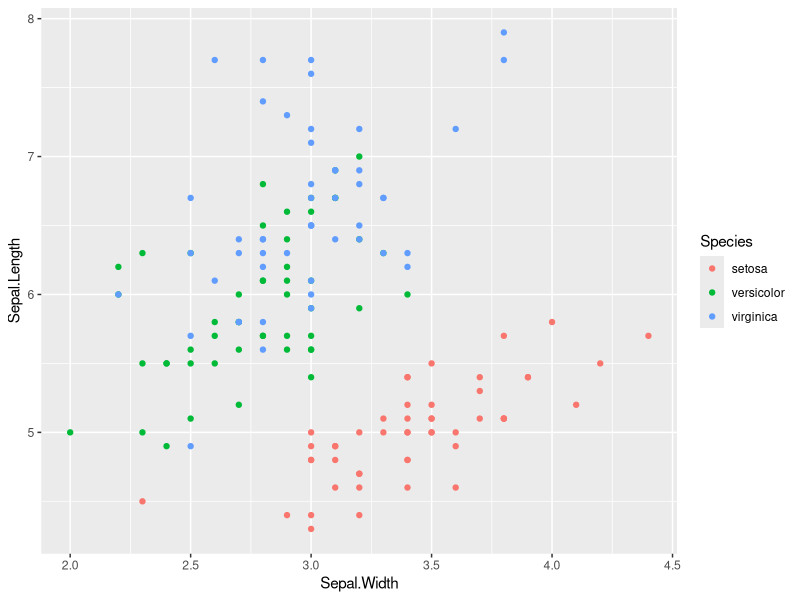
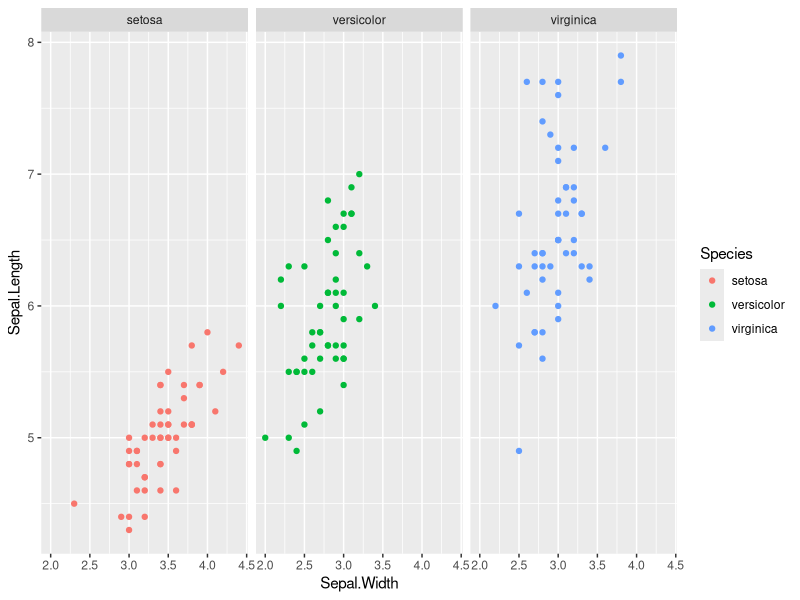
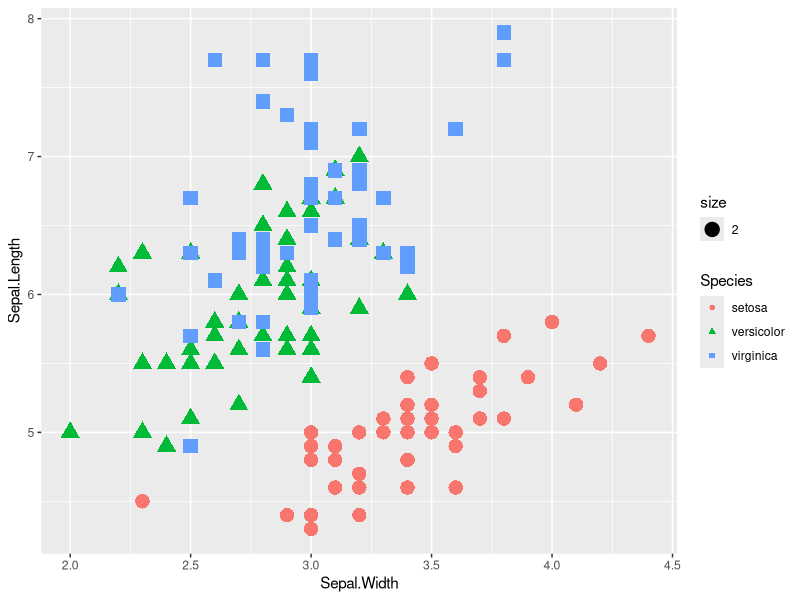
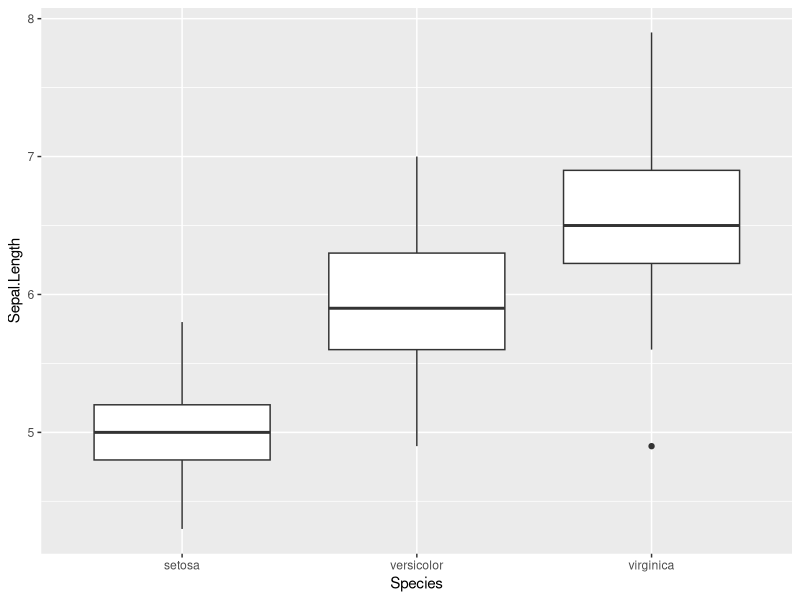
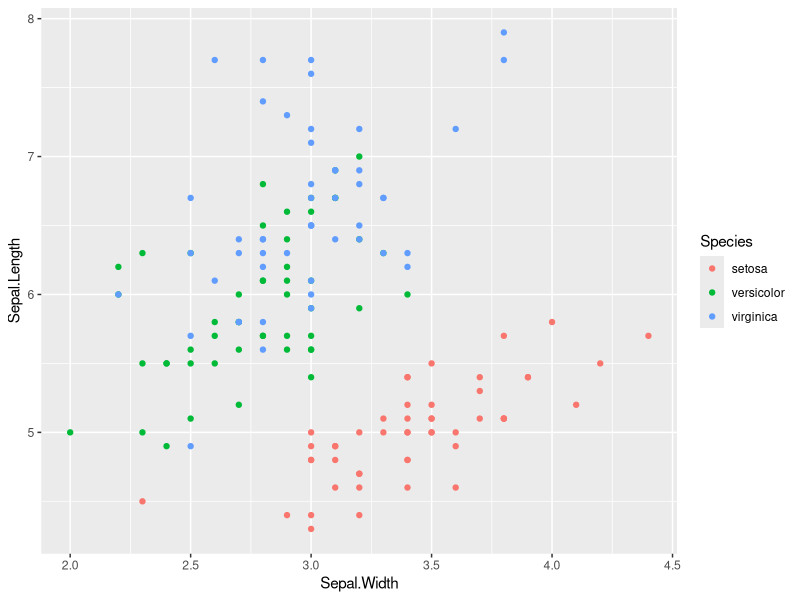
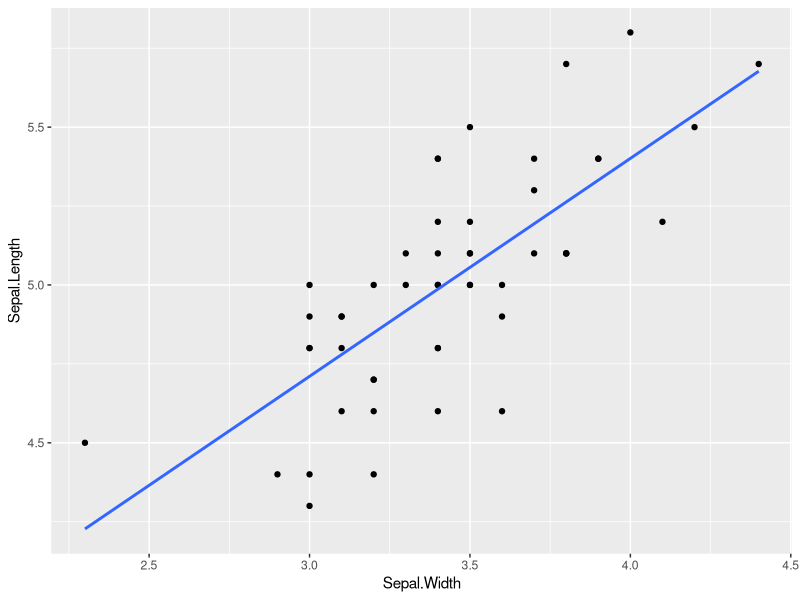
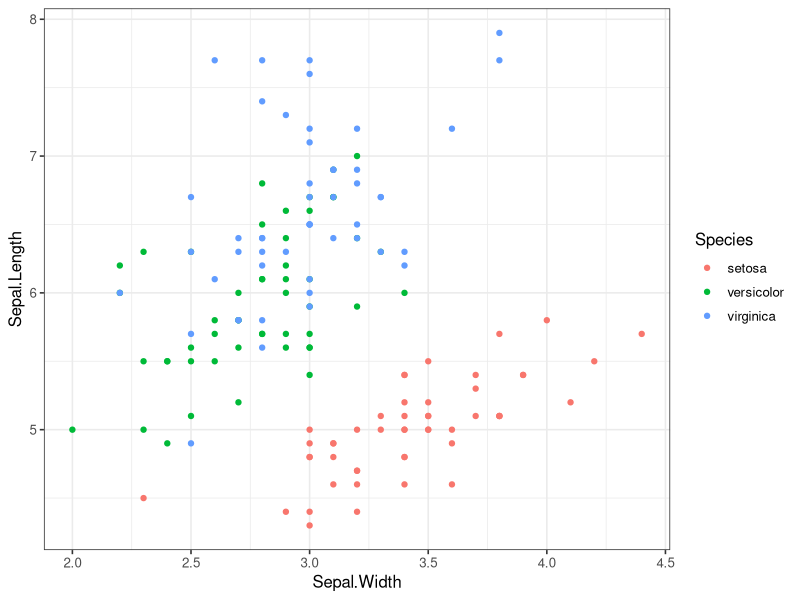
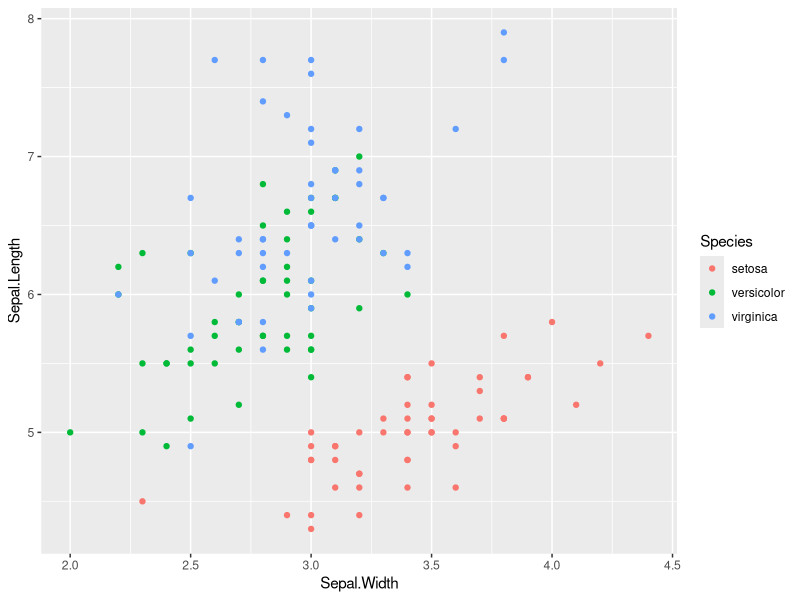

Generate these figures, in order, with R:
library(ggplot2)
library(dplyr)
# plot data using ggplot2

###########
#
# qplot
#
###########

# qplot is an easy version of func. to plot
iris.plot <- qplot(x= Sepal.Width, y = Sepal.Length,
                   data = iris,
                   color = Species)
iris.plot

# to create plots individually
iris.plot + facet_wrap(~ Species)

# also can change shapes of points by filling argument:shape
qplot(x = Sepal.Width, y = Sepal.Length,
      color = Species,
      size = 2,
      shape = Species,
      data = iris)

# data plot by box plot
qplot(x = Species, y = Sepal.Length,
      data = iris,
      geom = "boxplot")




###########
#
# ggplot
#
###########

# create base plot field + layer parts

ggplot(
  mapping = aes( # base plot field
    x = Sepal.Width, y = Sepal.Length, color = Species),
  data = iris) +
  geom_point() # layer part of "data points". There're "geom_point()", "geom_bar()", "geom_boxplot()" exist.

# plot data and linear regression line
filter(iris, Species == "setosa")  %>% 
  ggplot(
    mapping = aes(
      x = Sepal.Width, y = Sepal.Length),
    data = .) -> iris.plot

iris.plot + geom_point() + geom_smooth(method = lm, se = F)



ggplot(data = iris,
       aes(x= Sepal.Width, y = Sepal.Length, color = Species)) +
  geom_point() + 
  theme_classic() +
  theme_bw(base_size = 12) # change color of field by edit theme






# output pngfile
png(filename="iris_graph.png", width=300, height=300)
ggplot(
  mapping = aes( # base plot field
    x = Sepal.Width, y = Sepal.Length, color = Species),
  data = iris) +
  geom_point() # layer part of "data points". There're "geom_point()", "geom_bar()", "geom_boxplot()" exist.
dev.off()
